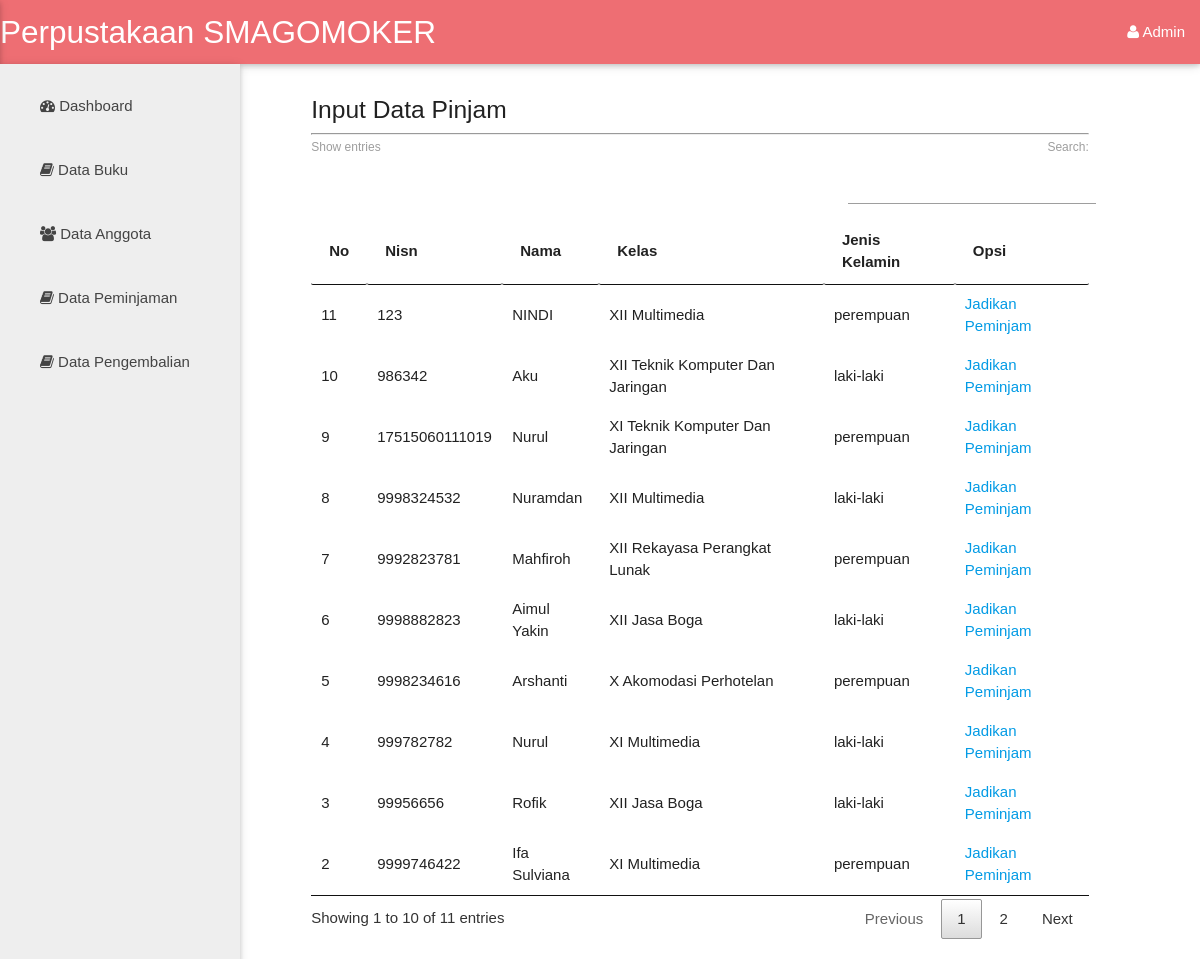
The app's page /tambah_pinjam.php (signed in), older data.
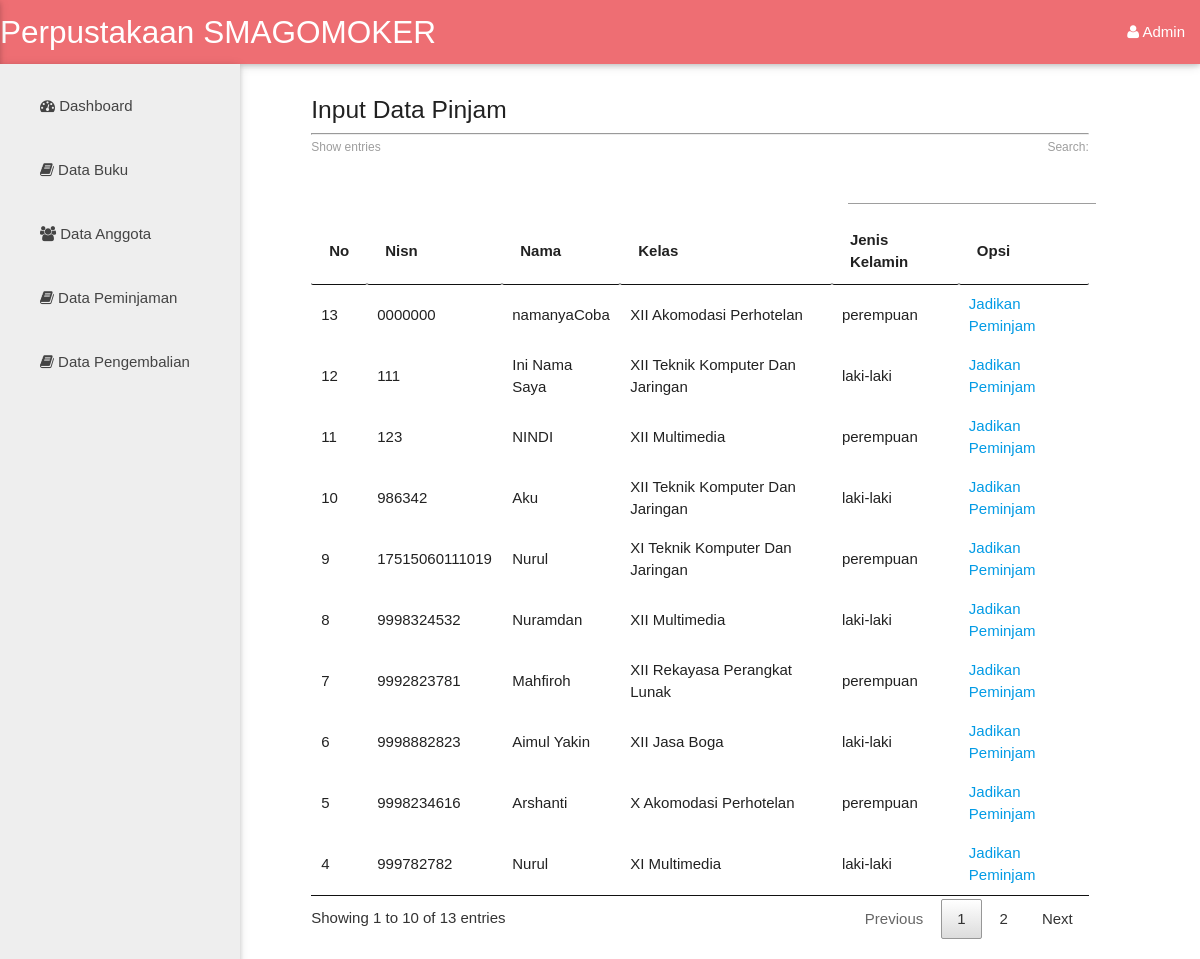
The same page, newer data.
### tables this page shows
CREATE TABLE `anggota` (
  `id_anggota` int(11) NOT NULL,
  `nisn` varchar(20) NOT NULL,
  `nama` varchar(50) NOT NULL,
  `password` varchar(25) NOT NULL,
  `kelas` varchar(3) NOT NULL,
  `jurusan` varchar(35) NOT NULL,
  `jen_kel` enum('laki-laki','perempuan','','') NOT NULL,
  `no_hp` varchar(13) NOT NULL
);

### tambah_pinjam.php (the view, shortened to what this page needs)
<?php
  include 'db/koneksi.php';
  include 'templates/header.php';
  if (isset($_SESSION['admin'])) {
?>
<div class="row">
  <div class="col s2">
    <ul id="nav-mobile" class="sidebar side-nav fixed grey lighten-3">
      <li><a href="index.php"><i class="fa fa-dashboard"></i> Dashboard</a></li>
      <li><a href="buku.php"><i class="fa fa-book"></i> Data Buku</a></li>
      <li><a href="anggota.php"><i class="fa fa-users"></i> Data Anggota</a></li>
          <li><a href="pinjam.php"><i class="fa fa-book"></i> Data Peminjaman</a></li>
          <li><a href="kembali.php"><i class="fa fa-book"></i> Data Pengembalian</a></li>
    </ul>
  </div>
</div>
 <div class="row">
  <div class="col m8 offset-m3">
  <h5>Input Data Pinjam</h5>
  <hr>
    <table id="myTable" class="mdl-data-table" width="100%" cellpadding="0">
      <thead>
        <tr>
          <th>No</th>
          <th>Nisn</th>
          <th>Nama</th>
          <th>Kelas</th>
          <th>Jenis Kelamin</th>
          <th>Opsi</th>
        </tr>
      </thead>
      <tbody>
        <?php
        $query = mysqli_query($dbConn, "SELECT * FROM anggota");
        $no = 1;
          while ($data = mysqli_fetch_array($query)) {
         ?>
          <tr>
            <td><?php   echo $no++; ?></td>
            <td><?php   echo $data['nisn']; ?></td>
            <td><?php   echo $data['nama']; ?></td>
            <td><?php   echo $data['kelas'] . ' ' . $data['jurusan']; ?></td>
            <td><?php   echo $data['jen_kel']; ?></td>
            <td>
              <a href="transaksi.php?id_pinjam=<?php echo $data['id_anggota']; ?>">Jadikan Peminjam</a>
            </td>
          </tr>
         <?php } ?>
      </tbody>
    </table>
  </div>
 </div>
<?php include 'templates/footer.php' ?>
<?php }
  else{
    hearder("location:login.php");
  }
 ?>

Row changes from the older to the newer data that the page shows:
no longer on this page (row edited): anggota: nisn "9999746422", nama "Ifa Sulviana", kelas "XI", jurusan "Multimedia", jen_kel "perempuan"
no longer on this page (row edited): anggota: nisn "99956656", nama "Rofik", kelas "XII", jurusan "Jasa Boga", jen_kel "laki-laki"
added anggota: nisn "111", nama "Ini Nama Saya", kelas "XII", jurusan "Teknik Komputer Dan Jaringan", jen_kel "laki-laki"
added anggota: nisn "0000000", nama "namanyaCoba", kelas "XII", jurusan "Akomodasi Perhotelan", jen_kel "perempuan"
Text that changed along with them:
text written by a page script: "Show entries Search: Showing 1 to 10 of 11 entries Previous 1 2 Next" → "Show entries Search: Showing 1 to 10 of 13 entries Previous 1 2 Next"
